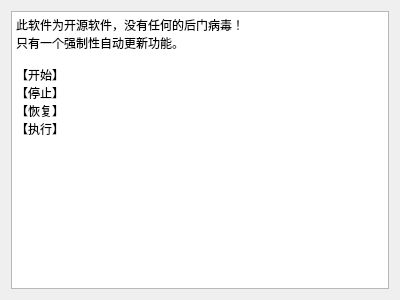
<?xml version="1.0" encoding="UTF-8"?>
<ui version="4.0">
 <class>Form</class>
 <widget class="QWidget" name="Form">
  <property name="geometry">
   <rect>
    <x>0</x>
    <y>0</y>
    <width>400</width>
    <height>300</height>
   </rect>
  </property>
  <property name="windowTitle">
   <string>Form</string>
  </property>
  <layout class="QHBoxLayout" name="horizontalLayout">
   <item>
    <widget class="QTextEdit" name="textEdit">
     <property name="html">
      <string>&lt;!DOCTYPE HTML PUBLIC &quot;-//W3C//DTD HTML 4.0//EN&quot; &quot;http://www.w3.org/TR/REC-html40/strict.dtd&quot;&gt;
&lt;html&gt;&lt;head&gt;&lt;meta name=&quot;qrichtext&quot; content=&quot;1&quot; /&gt;&lt;style type=&quot;text/css&quot;&gt;
p, li { white-space: pre-wrap; }
&lt;/style&gt;&lt;/head&gt;&lt;body style=&quot; font-family:'SimSun'; font-size:9pt; font-weight:400; font-style:normal;&quot;&gt;
&lt;p style=&quot; margin-top:0px; margin-bottom:0px; margin-left:0px; margin-right:0px; -qt-block-indent:0; text-indent:0px;&quot;&gt;此软件为开源软件，没有任何的后门病毒！&lt;/p&gt;
&lt;p style=&quot; margin-top:0px; margin-bottom:0px; margin-left:0px; margin-right:0px; -qt-block-indent:0; text-indent:0px;&quot;&gt;只有一个强制性自动更新功能。&lt;/p&gt;
&lt;p style=&quot;-qt-paragraph-type:empty; margin-top:0px; margin-bottom:0px; margin-left:0px; margin-right:0px; -qt-block-indent:0; text-indent:0px;&quot;&gt;&lt;br /&gt;&lt;/p&gt;
&lt;p style=&quot; margin-top:0px; margin-bottom:0px; margin-left:0px; margin-right:0px; -qt-block-indent:0; text-indent:0px;&quot;&gt;【开始】&lt;/p&gt;
&lt;p style=&quot; margin-top:0px; margin-bottom:0px; margin-left:0px; margin-right:0px; -qt-block-indent:0; text-indent:0px;&quot;&gt;【停止】&lt;/p&gt;
&lt;p style=&quot; margin-top:0px; margin-bottom:0px; margin-left:0px; margin-right:0px; -qt-block-indent:0; text-indent:0px;&quot;&gt;【恢复】&lt;/p&gt;
&lt;p style=&quot; margin-top:0px; margin-bottom:0px; margin-left:0px; margin-right:0px; -qt-block-indent:0; text-indent:0px;&quot;&gt;【执行】&lt;/p&gt;&lt;/body&gt;&lt;/html&gt;</string>
     </property>
    </widget>
   </item>
  </layout>
 </widget>
 <resources/>
 <connections/>
</ui>
